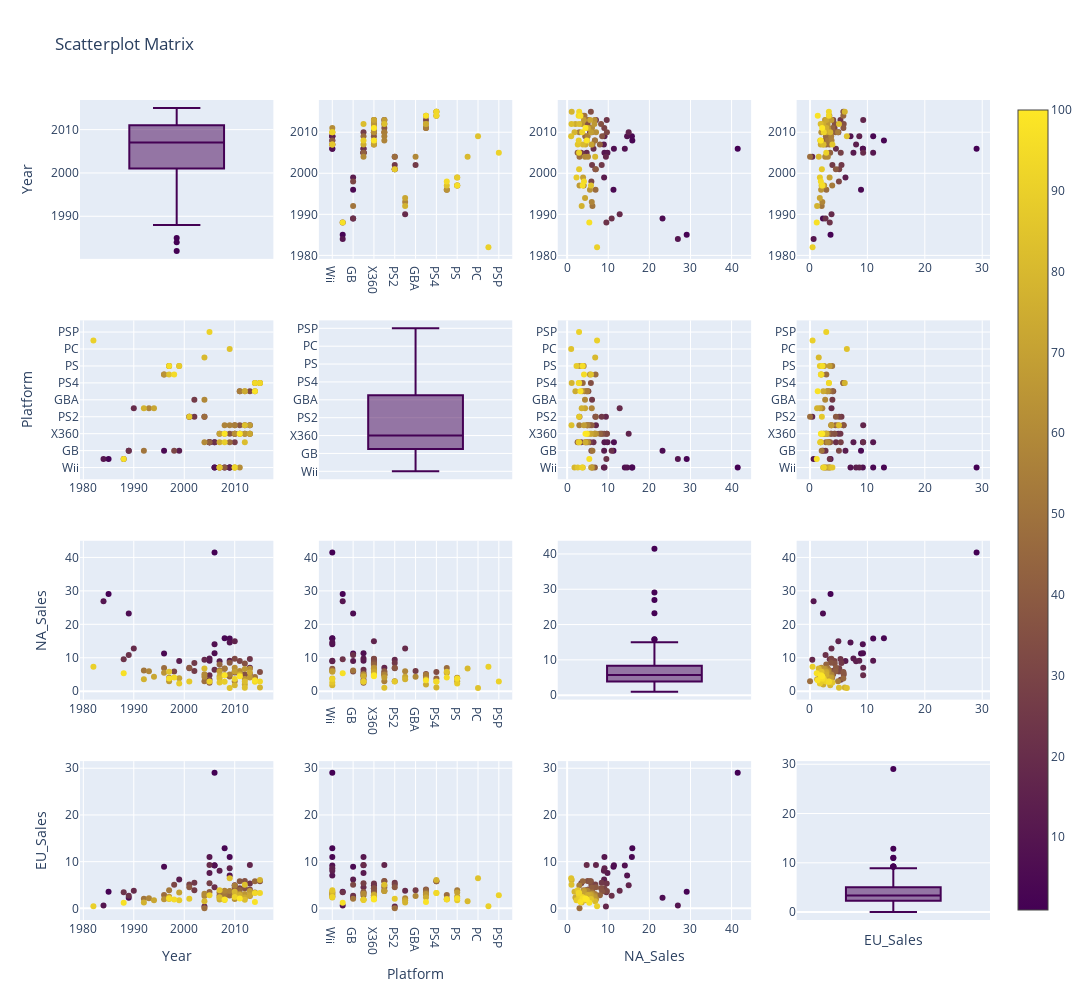

This figure's notebook cell:
### Code cell
df2 = df.loc[:,["Year","Platform","NA_Sales","EU_Sales"]]
df2["index"] = np.arange(1,len(df)+1)
fig = ff.create_scatterplotmatrix(df2, diag='box', index='index', colormap='Viridis',
                                  colormap_type='seq',
                                  height=1000, width=1200)
fig.show()
